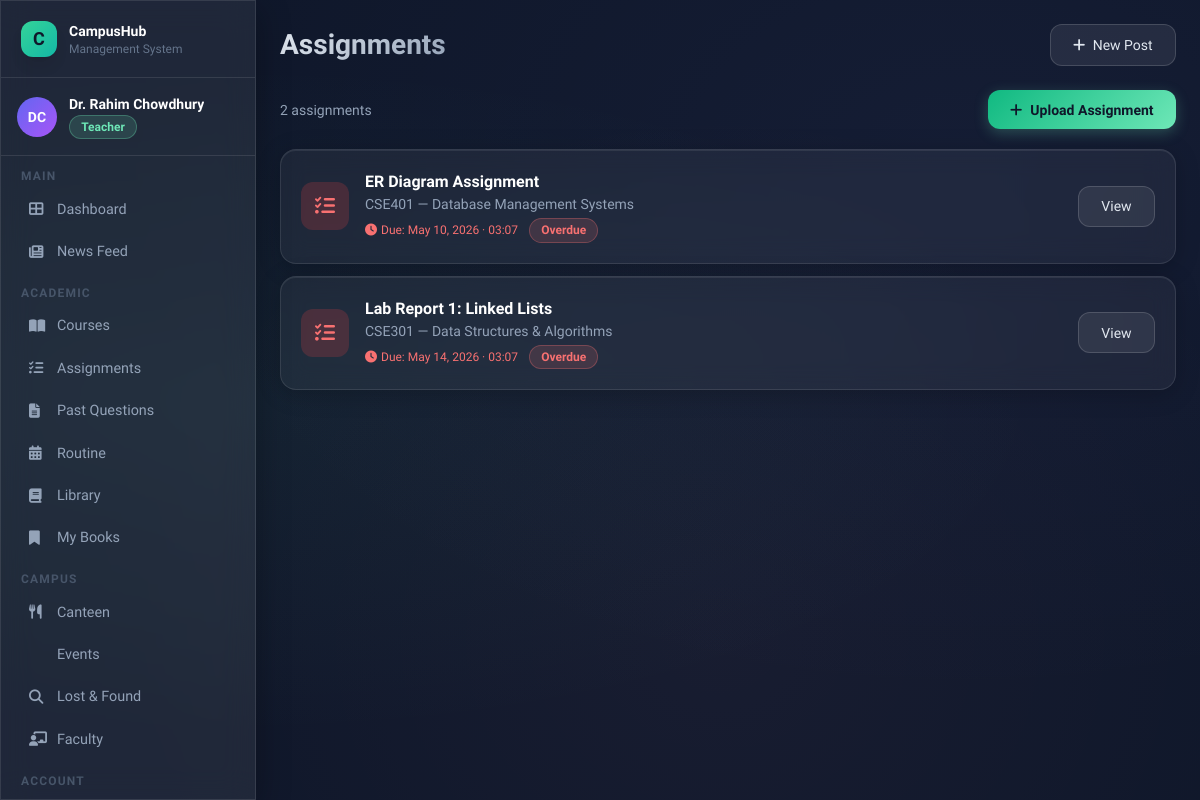
The app's page /academic/assignments/ (signed in) with its own data.
### users/models.py (models this page shows, shortened)
class User(AbstractUser):
    ROLE_CHOICES = [
        ('admin', 'Admin'),
        ('teacher', 'Teacher'),
        ('student', 'Student'),
        ('alumni', 'Alumni'),
    ]
    email = models.EmailField(unique=True)
    phone = models.CharField(max_length=20, blank=True)
    role = models.CharField(max_length=20, choices=ROLE_CHOICES, default='student')
    profile_picture = models.ImageField(upload_to='profile_pics/', blank=True, null=True)
    USERNAME_FIELD = 'email'
    REQUIRED_FIELDS = ['username']
    def is_student(self): return self.role == 'student'
    def is_teacher(self): return self.role == 'teacher'
    def is_alumni(self): return self.role == 'alumni'

### academic/models.py (models this page shows, shortened)
class Assignment(models.Model):
    title = models.CharField(max_length=200)
    description = models.TextField()
    course = models.ForeignKey(Course, on_delete=models.CASCADE, related_name='assignments')
    uploaded_by = models.ForeignKey(settings.AUTH_USER_MODEL, on_delete=models.CASCADE,
                                     limit_choices_to={'role': 'teacher'}, related_name='uploaded_assignments')
    upload_date = models.DateTimeField(auto_now_add=True)
    due_date = models.DateTimeField()
    file = models.FileField(upload_to='assignments/', blank=True, null=True)
    max_marks = models.IntegerField(default=100)
    def is_overdue(self):
        return timezone.now() > self.due_date

class Course(models.Model):
    course_id = models.CharField(max_length=20, unique=True)
    course_name = models.CharField(max_length=200)
    department = models.ForeignKey(Department, on_delete=models.CASCADE, related_name='courses')
    teacher = models.ForeignKey(settings.AUTH_USER_MODEL, on_delete=models.SET_NULL, null=True,
                                 limit_choices_to={'role': 'teacher'}, related_name='courses_taught')
    students = models.ManyToManyField(settings.AUTH_USER_MODEL, blank=True,
                                       limit_choices_to={'role': 'student'}, related_name='enrolled_courses')
    description = models.TextField(blank=True)
    credit_hours = models.DecimalField(max_digits=3, decimal_places=1, default=3.0)

### academic/views.py (the view)
    def wrapper(request, *args, **kwargs):
        if request.user.is_authenticated and request.user.is_alumni():
            messages.error(request, "Alumni do not have access to this section.")
            return redirect('dashboard')
        return view_func(request, *args, **kwargs)

### academic/views.py (called while the page is built)
def alumni_restricted(view_func):
    def wrapper(request, *args, **kwargs):
        if request.user.is_authenticated and request.user.is_alumni():
            messages.error(request, "Alumni do not have access to this section.")
            return redirect('dashboard')
        return view_func(request, *args, **kwargs)
    wrapper.__name__ = view_func.__name__
    return wrapper

### templates/academic/assignment_list.html (shortened to what this page needs)
{% extends 'base.html' %}
{% block page_title %}Assignments{% endblock %}
{% block content %}
<div class="flex justify-between items-center mb-5">
  <p class="text-slate-400 text-sm">{{ assignments.count }} assignment{{ assignments.count|pluralize }}</p>
  {% if user.is_teacher %}<a href="{% url 'upload_assignment' %}" class="btn-primary text-sm"><i class="fas fa-plus mr-2"></i>Upload Assignment</a>{% endif %}
</div>
<div class="space-y-3">
{% for a in assignments %}
<div class="glass-card p-5 flex items-center justify-between">
  <div class="flex items-center gap-4">
    <div class="w-12 h-12 rounded-xl {% if a.is_overdue %}bg-red-500/20{% else %}bg-yellow-500/15{% endif %} flex items-center justify-center {% if a.is_overdue %}text-red-400{% else %}text-yellow-400{% endif %} text-xl">
      <i class="fas fa-tasks"></i>
    </div>
    <div>
      <h3 class="font-bold text-white">{{ a.title }}</h3>
      <div class="text-sm text-slate-400">{{ a.course.course_id }} — {{ a.course.course_name }}</div>
      <div class="text-xs mt-1 {% if a.is_overdue %}text-red-400{% else %}text-yellow-300{% endif %}">
        <i class="fas fa-clock mr-1"></i>Due: {{ a.due_date|date:"M d, Y · H:i" }}
        {% if a.is_overdue %}<span class="badge badge-red ml-2">Overdue</span>{% endif %}
      </div>
    </div>
  </div>
  <div class="flex items-center gap-3">
    <a href="{% url 'assignment_detail' a.pk %}" class="btn-secondary text-sm">View</a>
  </div>
</div>
{% empty %}
<div class="text-center py-16 text-slate-500"><i class="fas fa-inbox text-5xl mb-4 text-slate-600"></i><p>No assignments found.</p></div>
{% endfor %}
</div>
{% endblock %}

### templates/base.html (shortened to what this page needs)
<!DOCTYPE html>
<html lang="en">
<head>
<script src="https://cdn.tailwindcss.com"></script>
<link rel="stylesheet" href="https://cdnjs.cloudflare.com/ajax/libs/font-awesome/6.4.0/css/all.min.css">
</head>
<body>
<div class="mesh-bg"></div>
{% if user.is_authenticated %}
<div class="flex min-h-screen">
  <aside class="w-64 flex-shrink-0 glass border-r border-white/10 flex flex-col fixed h-full z-20 overflow-y-auto scrollbar-thin">
    <div class="p-5 border-b border-white/10">
      <div class="flex items-center gap-3">
        <div class="w-9 h-9 rounded-xl bg-gradient-to-br from-emerald-400 to-teal-500 flex items-center justify-center text-slate-900 font-bold text-lg shadow-lg">C</div>
        <div>
          <div class="font-bold text-white text-sm">CampusHub</div>
          <div class="text-xs text-slate-500">Management System</div>
        </div>
      </div>
    </div>
    <div class="p-4 border-b border-white/10">
      <div class="flex items-center gap-3">
        {% if user.profile_picture %}
          <img src="{{ user.profile_picture.url }}" class="w-10 h-10 rounded-full object-cover ring-2 ring-emerald-400/30">
        {% else %}
          <div class="w-10 h-10 rounded-full bg-gradient-to-br from-indigo-500 to-purple-500 flex items-center justify-center text-white font-bold text-sm">
            {{ user.first_name|first|upper }}{{ user.last_name|first|upper }}
          </div>
        {% endif %}
        <div class="overflow-hidden">
          <div class="font-semibold text-sm text-white truncate">{{ user.get_full_name|default:user.username }}</div>
          <span class="badge {% if user.role == 'student' %}badge-blue{% elif user.role == 'teacher' %}badge-green{% elif user.role == 'alumni' %}badge-pink{% else %}badge-yellow{% endif %} text-xs">{{ user.role|title }}</span>
        </div>
      </div>
    </div>
    <nav class="p-3 flex-1">
      <div class="mb-2">
        <p class="text-xs text-slate-600 uppercase tracking-widest px-2 mb-1 font-semibold">Main</p>
        <a href="{% url 'dashboard' %}" class="sidebar-link {% if request.resolver_match.url_name == 'dashboard' %}active{% endif %}">
          <i class="fas fa-th-large w-4"></i> Dashboard
        </a>
        <a href="{% url 'post_list' %}" class="sidebar-link {% if 'post' in request.resolver_match.url_name %}active{% endif %}">
          <i class="fas fa-newspaper w-4"></i> News Feed
        </a>
      </div>
      {% if not user.is_alumni %}
      <div class="mb-2">
        <p class="text-xs text-slate-600 uppercase tracking-widest px-2 mb-1 mt-3 font-semibold">Academic</p>
        <a href="{% url 'course_list' %}" class="sidebar-link">
          <i class="fas fa-book-open w-4"></i> Courses
        </a>
        <a href="{% url 'assignment_list' %}" class="sidebar-link">
          <i class="fas fa-tasks w-4"></i> Assignments
        </a>
        <a href="{% url 'previous_questions' %}" class="sidebar-link">
          <i class="fas fa-file-alt w-4"></i> Past Questions
        </a>
        <a href="{% url 'routine' %}" class="sidebar-link">
          <i class="fas fa-calendar-alt w-4"></i> Routine
        </a>
        <a href="{% url 'book_list' %}" class="sidebar-link">
          <i class="fas fa-book w-4"></i> Library
        </a>
        <a href="{% url 'my_books' %}" class="sidebar-link">
          <i class="fas fa-bookmark w-4"></i> My Books
        </a>
      </div>
      {% endif %}
      <div class="mb-2">
        <p class="text-xs text-slate-600 uppercase tracking-widest px-2 mb-1 mt-3 font-semibold">Campus</p>
        <a href="{% url 'canteen_menu' %}" class="sidebar-link">
          <i class="fas fa-utensils w-4"></i> Canteen
        </a>
        <a href="{% url 'event_list' %}" class="sidebar-link">
           Events
        </a>
        <a href="{% url 'lost_found' %}" class="sidebar-link">
          <i class="fas fa-search w-4"></i> Lost & Found
        </a>
        <a href="{% url 'faculty_list' %}" class="sidebar-link">
          <i class="fas fa-chalkboard-teacher w-4"></i> Faculty
        </a>
      </div>
      <div>
        <p class="text-xs text-slate-600 uppercase tracking-widest px-2 mb-1 mt-3 font-semibold">Account</p>
        <a href="{% url 'profile' %}" class="sidebar-link">
        </a>
      </div>
    </nav>
  </aside>
  <main class="flex-1 ml-64 p-6 min-h-screen">
    <header class="flex items-center justify-between mb-6">
      <div>
        {% block page_header %}<h1 class="page-title">{% block page_title %}Dashboard{% endblock %}</h1>{% endblock %}
      </div>
      <div class="flex items-center gap-3">
        <a href="{% url 'create_post' %}" class="btn-secondary text-sm"><i class="fas fa-plus mr-1"></i> New Post</a>
      </div>
    </header>
    {% block content %}{% endblock %}
  </main>
</div>
{% else %}
{% block auth_content %}{% endblock %}
{% endif %}
</body>
</html>

### templates/base.html (style rules this page uses)
:root { --glass: rgba(255,255,255,0.07); --glass-border: rgba(255,255,255,0.12); --accent: #6ee7b7; --accent2: #818cf8; --accent3: #f9a8d4; }
* { font-family: 'Sora', sans-serif; }
body { background: #0f172a; color: #e2e8f0; min-height: 100vh; }
.glass { background: var(--glass); backdrop-filter: blur(16px); -webkit-backdrop-filter: blur(16px); border: 1px solid var(--glass-border); box-shadow: 0 8px 32px rgba(0,0,0,0.3); }
.glass-card { background: rgba(255,255,255,0.05); backdrop-filter: blur(12px); border: 1px solid rgba(255,255,255,0.1); border-radius: 1rem; box-shadow: 0 4px 24px rgba(0,0,0,0.2), inset 0 1px 0 rgba(255,255,255,0.08); transition: transform 0.2s ease, box-shadow 0.2s ease; }
.btn-primary { background: linear-gradient(135deg, #10b981, #6ee7b7); color: #0f172a; font-weight: 600; padding: 0.6rem 1.4rem; border-radius: 0.75rem; transition: all 0.2s; box-shadow: 0 4px 14px rgba(110,231,183,0.25); border: none; cursor: pointer; display: inline-block; text-decoration: none; }
.btn-secondary { background: rgba(255,255,255,0.08); border: 1px solid rgba(255,255,255,0.15); color: #e2e8f0; font-weight: 500; padding: 0.6rem 1.4rem; border-radius: 0.75rem; transition: all 0.2s; cursor: pointer; display: inline-block; text-decoration: none; }
.badge { display: inline-flex; align-items: center; gap: 0.3rem; padding: 0.2rem 0.7rem; border-radius: 9999px; font-size: 0.75rem; font-weight: 600; }
.badge-green { background: rgba(110,231,183,0.15); color: #6ee7b7; border: 1px solid rgba(110,231,183,0.3); }
.badge-red { background: rgba(248,113,113,0.15); color: #f87171; border: 1px solid rgba(248,113,113,0.3); }
.sidebar-link { display: flex; align-items: center; gap: 0.75rem; padding: 0.65rem 1rem; border-radius: 0.75rem; color: #94a3b8; font-size: 0.9rem; font-weight: 500; transition: all 0.2s; text-decoration: none; }
.page-title { font-size: 1.75rem; font-weight: 700; background: linear-gradient(135deg, #e2e8f0, #94a3b8); -webkit-background-clip: text; -webkit-text-fill-color: transparent; }
.mesh-bg { position: fixed; inset: 0; z-index: -1; background: radial-gradient(ellipse at 20% 50%, rgba(110,231,183,0.05) 0%, transparent 60%), radial-gradient(ellipse at 80% 20%, rgba(129,140,248,0.05) 0%, transparent 60%), radial-gradient(ellipse at 60% 80%, rgba(249,168,212,0.04) 0%, transparent 60%), #0f172a; }

### records on screen
User: first_name|first "D", last_name|first "C", get_full_name "Dr. Rahim Chowdhury", role "Teacher"
Assignment: title "ER Diagram Assignment", course.course_id "CSE401", course.course_name "Database Management Systems", due_date "May 10, 2026 · 03:07", shows "Overdue"
Assignment: title "Lab Report 1: Linked Lists", course.course_id "CSE301", course.course_name "Data Structures & Algorithms", due_date "May 14, 2026 · 03:07", shows "Overdue"

### other values on screen
{{ assignments.count }} "2"
